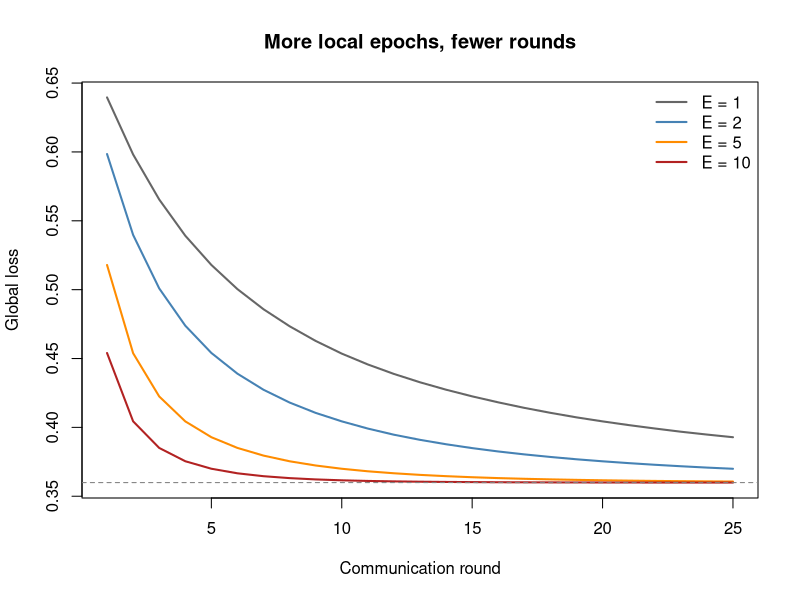

This figure's R source:
## ---- chunk 1
set.seed(1301)

sigmoid <- function(z) 1 / (1 + exp(-z))

# Negative log-likelihood (mean over rows) for logistic regression.
logistic_loss <- function(w, X, y) {
  p <- sigmoid(as.vector(X %*% w))
  eps <- 1e-12
  -mean(y * log(p + eps) + (1 - y) * log(1 - p + eps))
}

# Gradient of the mean loss with respect to w.
logistic_grad <- function(w, X, y) {
  p <- sigmoid(as.vector(X %*% w))
  as.vector(t(X) %*% (p - y)) / nrow(X)
}

# Synthetic population: d features plus an intercept column.
N <- 6000
d <- 4
X_raw <- matrix(rnorm(N * d), nrow = N, ncol = d)
X <- cbind(1, X_raw)                      # first column is the intercept
w_true <- c(-0.5, 1.5, -2.0, 0.8, 1.2)    # ground-truth coefficients
prob <- sigmoid(as.vector(X %*% w_true))
y <- rbinom(N, size = 1, prob = prob)

dim(X)
mean(y)
## ---- chunk 2
K <- 10  # number of clients

# IID: random assignment of every row to one of K clients.
iid_assignment <- sample(rep(seq_len(K), length.out = N))

# Non-IID: sort by label, then hand out contiguous blocks so label mix is skewed.
ord <- order(y)
noniid_assignment <- integer(N)
noniid_assignment[ord] <- rep(seq_len(K), length.out = N)

split_by_client <- function(assignment) {
  lapply(seq_len(K), function(k) which(assignment == k))
}

iid_clients    <- split_by_client(iid_assignment)
noniid_clients <- split_by_client(noniid_assignment)

# Confirm the label skew: fraction of positives held by each client.
iid_pos    <- sapply(iid_clients,    function(idx) mean(y[idx]))
noniid_pos <- sapply(noniid_clients, function(idx) mean(y[idx]))
round(rbind(IID = iid_pos, nonIID = noniid_pos), 3)
## ---- chunk 3
# One client's local training: E epochs of mini-batch SGD, starting from w0.
local_update <- function(w0, X, y, E, eta, batch_size) {
  w <- w0
  n <- nrow(X)
  for (epoch in seq_len(E)) {
    perm <- sample(n)
    for (start in seq(1, n, by = batch_size)) {
      idx <- perm[start:min(start + batch_size - 1, n)]
      w <- w - eta * logistic_grad(w, X[idx, , drop = FALSE], y[idx])
    }
  }
  w
}

# Full FedAvg with client sampling. Each round a fraction `frac` of the K
# clients is selected; only their data-weighted average forms the new model.
# frac = 1 means every client participates every round.
fedavg <- function(clients, X, y, rounds, E, eta, batch_size, frac = 1) {
  w_global <- rep(0, ncol(X))
  K <- length(clients)
  m <- max(1, round(frac * K))            # clients sampled per round
  loss_hist <- numeric(rounds)
  for (t in seq_len(rounds)) {
    S   <- sample(K, m)                    # this round's participants
    sub <- clients[S]
    n_k <- sapply(sub, length)
    updates <- lapply(sub, function(idx) {
      local_update(w_global, X[idx, , drop = FALSE], y[idx], E, eta, batch_size)
    })
    # Data-weighted average of the participating clients' parameter vectors.
    W <- do.call(cbind, updates)           # d x m matrix of updates
    w_global <- as.vector(W %*% (n_k / sum(n_k)))
    loss_hist[t] <- logistic_loss(w_global, X, y)
  }
  list(w = w_global, loss = loss_hist)
}

# Centralized baseline: full-batch gradient descent on the pooled data.
centralized <- function(X, y, steps, eta) {
  w <- rep(0, ncol(X))
  loss_hist <- numeric(steps)
  for (t in seq_len(steps)) {
    w <- w - eta * logistic_grad(w, X, y)
    loss_hist[t] <- logistic_loss(w, X, y)
  }
  list(w = w, loss = loss_hist)
}
## ---- chunk 4
rounds     <- 40
E          <- 3
eta        <- 0.5
batch_size <- 16
frac       <- 0.2  # fraction of clients sampled each round

fed_iid    <- fedavg(iid_clients,    X, y, rounds, E, eta, batch_size, frac)
fed_noniid <- fedavg(noniid_clients, X, y, rounds, E, eta, batch_size, frac)
cen        <- centralized(X, y, steps = rounds, eta = eta)

# The loss achievable by fitting glm on the pooled data is the practical floor.
glm_fit  <- glm(y ~ X_raw, family = binomial())
glm_loss <- logistic_loss(coef(glm_fit), X, y)

round(c(FedAvg_IID    = tail(fed_iid$loss, 1),
        FedAvg_nonIID = tail(fed_noniid$loss, 1),
        Centralized   = tail(cen$loss, 1),
        glm_optimum   = glm_loss), 4)
## ---- chunk 5
# Use a smaller learning rate and larger batches here so that a single local
# epoch is not already enough to converge; this lets the value of E show.
E_grid <- c(1, 2, 5, 10)
cols   <- c("grey40", "steelblue", "darkorange", "firebrick")
runs_E <- lapply(E_grid, function(e)
  fedavg(iid_clients, X, y, rounds = 25, E = e, eta = 0.05, batch_size = 64))

ylim2 <- range(c(sapply(runs_E, function(r) r$loss), glm_loss))
plot(seq_len(25), runs_E[[1]]$loss, type = "l", lwd = 2, col = cols[1],
     ylim = ylim2, xlab = "Communication round",
     ylab = "Global loss", main = "More local epochs, fewer rounds")
for (j in 2:length(E_grid))
  lines(seq_len(25), runs_E[[j]]$loss, lwd = 2, col = cols[j])
abline(h = glm_loss, lty = 2, col = "grey50")
legend("topright", bty = "n", legend = paste0("E = ", E_grid),
       col = cols, lwd = 2)
## ---- chunk 6
fedavg_dp <- function(clients, X, y, rounds, E, eta, batch_size,
                      clip = 1.0, noise_sd = 0.0) {
  w_global <- rep(0, ncol(X))
  n_k <- sapply(clients, length)
  loss_hist <- numeric(rounds)
  for (t in seq_len(rounds)) {
    deltas <- lapply(clients, function(idx) {
      w_k <- local_update(w_global, X[idx, , drop = FALSE], y[idx],
                          E, eta, batch_size)
      delta <- w_k - w_global                       # update direction
      norm  <- sqrt(sum(delta^2))
      delta * min(1, clip / norm)                   # clip to norm <= clip
    })
    D <- do.call(cbind, deltas)
    avg_delta <- as.vector(D %*% (n_k / sum(n_k)))
    avg_delta <- avg_delta + rnorm(length(avg_delta), sd = noise_sd)  # DP noise
    w_global  <- w_global + avg_delta
    loss_hist[t] <- logistic_loss(w_global, X, y)
  }
  list(w = w_global, loss = loss_hist)
}

dp_none <- fedavg_dp(iid_clients, X, y, rounds, E, eta, batch_size,
                     clip = 1.0, noise_sd = 0.00)
dp_lo   <- fedavg_dp(iid_clients, X, y, rounds, E, eta, batch_size,
                     clip = 1.0, noise_sd = 0.02)
dp_hi   <- fedavg_dp(iid_clients, X, y, rounds, E, eta, batch_size,
                     clip = 1.0, noise_sd = 0.08)

round(c(no_noise = tail(dp_none$loss, 1),
        low_noise = tail(dp_lo$loss, 1),
        high_noise = tail(dp_hi$loss, 1)), 4)
## ---- chunk 7
accuracy <- function(w) mean((sigmoid(as.vector(X %*% w)) > 0.5) == y)

comp <- data.frame(
  Method = c("Centralized GD", "glm (pooled optimum)",
             "FedAvg (IID)", "FedAvg (non-IID)",
             "FedAvg + DP (low noise)", "FedAvg + DP (high noise)"),
  `Final loss` = round(c(tail(cen$loss, 1), glm_loss,
                         tail(fed_iid$loss, 1), tail(fed_noniid$loss, 1),
                         tail(dp_lo$loss, 1), tail(dp_hi$loss, 1)), 4),
  Accuracy = round(c(accuracy(cen$w), accuracy(coef(glm_fit)),
                     accuracy(fed_iid$w), accuracy(fed_noniid$w),
                     accuracy(dp_lo$w), accuracy(dp_hi$w)), 4),
  check.names = FALSE
)

knitr::kable(
  comp,
  caption = "Final global loss and accuracy across training schemes on the same synthetic logistic problem. FedAvg on IID data reaches the pooled glm optimum; under client sampling, non-IID partitioning costs both loss and accuracy because the sampled clients give a biased average update; and adding differential-privacy noise to the aggregation (with full participation, to isolate the noise) trades accuracy for protection as the noise grows.",
  booktabs = TRUE
)
